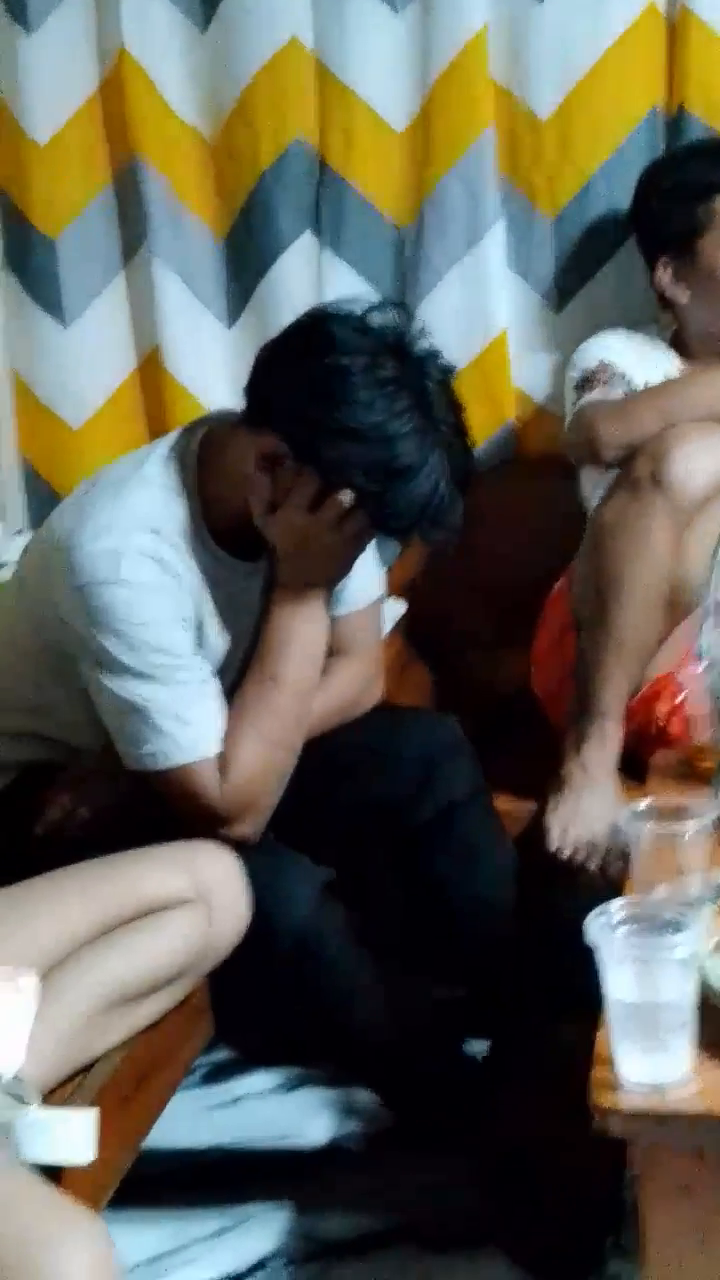
#> input picture frame 27 of Resources/Videos/CJ.mp4, 720 x 1280 px
$ python rescale_resize.py
#> lines starting #> are read from the running program, lines starting #| are printed output that depends on the picture
#> further down, frame is the input picture: shape (1280, 720, 3); mean B, G, R 85.7, 95.7, 96.5
#pylint:disable=no-member

import cv2 as cv

# img = cv.imread('../Resources/Photos/cat.jpg')
# cv.imshow('Cat', img)

def rescaleFrame(frame, scale=0.75):
    # Images, Videos and Live Video
#> called with scale = 0.2
    width = int(frame.shape[1] * scale)
#> width = 144
    height = int(frame.shape[0] * scale)
#> height = 256

    dimensions = (width,height)
#> dimensions = (144, 256)

    return cv.resize(frame, dimensions, interpolation=cv.INTER_AREA)
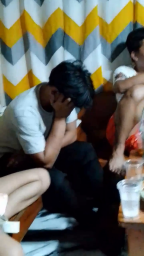
#> returned value: shape (256, 144, 3); mean of channels 0, 1, 2 85.7, 95.7, 96.5; drawn as B, G, R

def changeRes(width,height):
    # Live video
    capture.set(3,width)
    capture.set(4,height)

# Reading Videos
capture = cv.VideoCapture('../Resources/Videos/CJ.mp4')

while True:
    isTrue, frame = capture.read()

    frame_resized = rescaleFrame(frame, scale=.2)

    cv.imshow('Video', frame)
    cv.imshow('Video Resized', frame_resized)

    if cv.waitKey(20) & 0xFF==ord('d'):
#> (key Esc is pressed here)
        break

capture.release()
cv.destroyAllWindows()

$ run again, starting later in the video
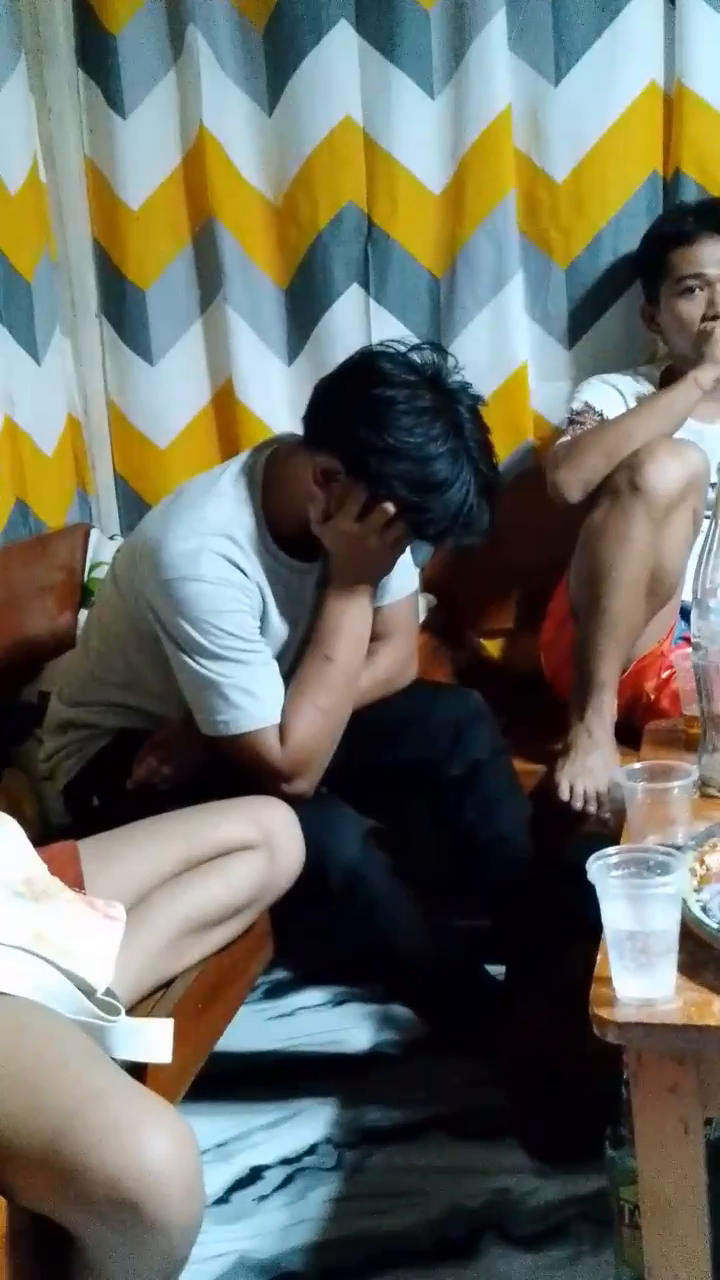
#> input picture frame 124 of Resources/Videos/CJ.mp4, 720 x 1280 px
#> frame is the input picture: shape (1280, 720, 3); mean B, G, R 96.6, 106.1, 104.8
#> in rescaleFrame, `return cv.resize(frame, dimensions, interpolation=cv.INTER_AREA)`:
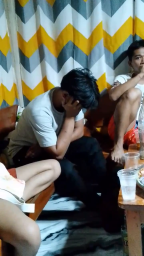
#> returned value: shape (256, 144, 3); mean of channels 0, 1, 2 96.6, 106.1, 104.8; drawn as B, G, R
